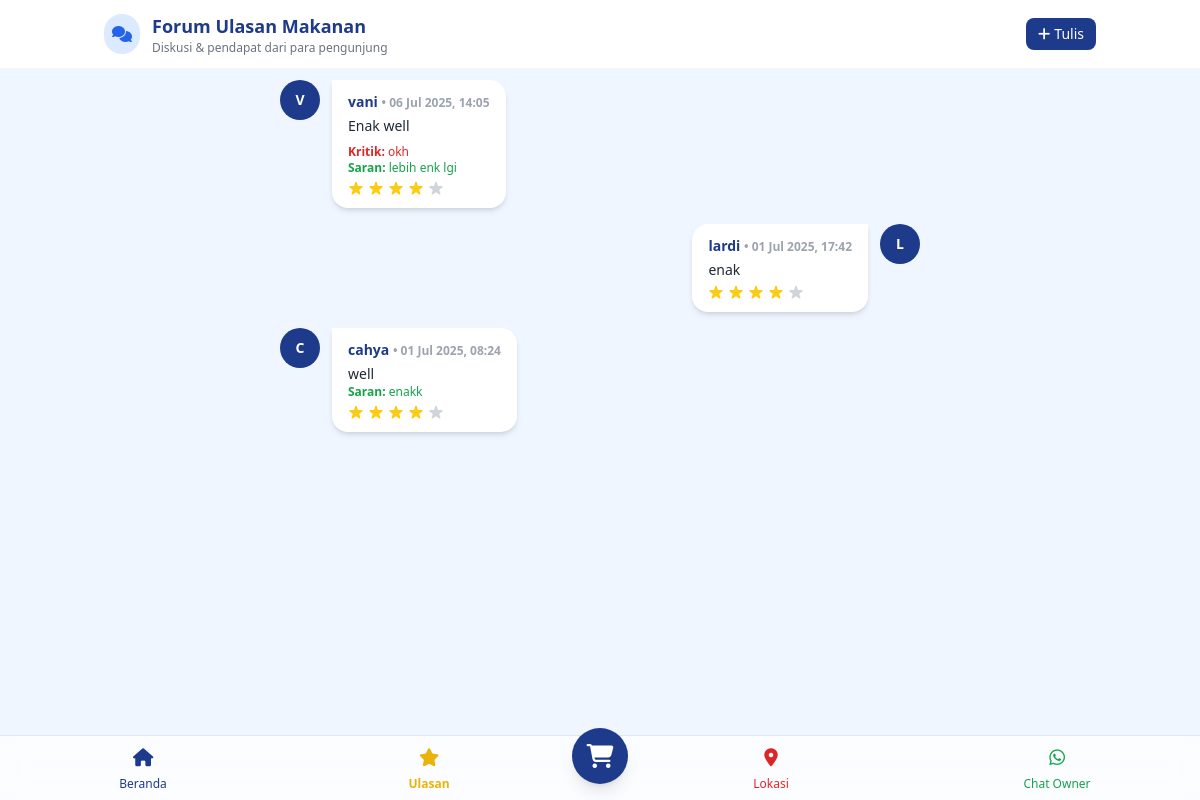
Before: /ulasan.php with the older database file.
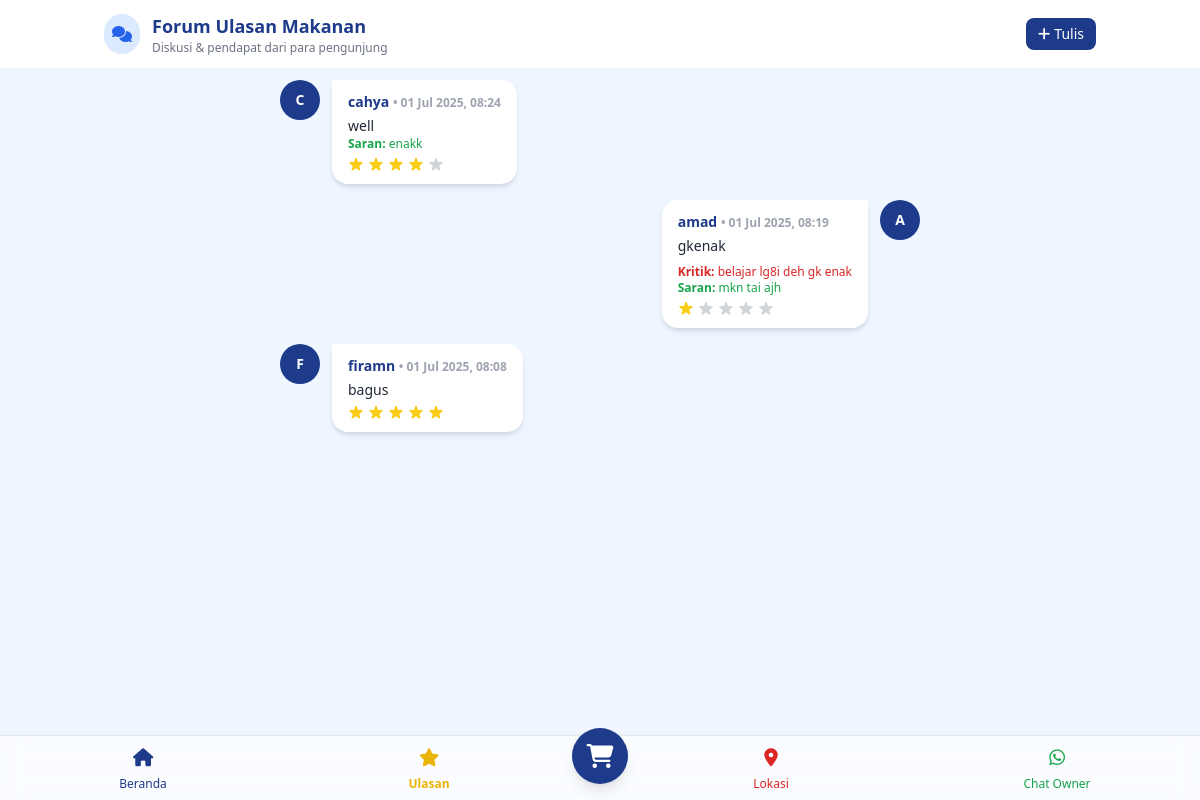
After: the same page with the newer database file.
### tables this page shows
CREATE TABLE `ulasan` (
  `id` int NOT NULL,
  `makanan_id` int NOT NULL,
  `nama_pengulas` varchar(100) NOT NULL,
  `ulasan` text NOT NULL,
  `kritik` text,
  `saran` text,
  `rating` tinyint NOT NULL,
  `tanggal` datetime NOT NULL DEFAULT CURRENT_TIMESTAMP
);

### ulasan.php (the view, shortened to what this page needs)
<?php
include 'config/app.php';
$query_ulasan = mysqli_query($db, "
    SELECT u.*, m.nama_makanan
    FROM ulasan u
    JOIN makanan m ON u.makanan_id = m.id
    ORDER BY u.tanggal DESC
");
?>
<!DOCTYPE html>
<html lang="id">
<head>
    <script src="https://cdn.tailwindcss.com"></script>
    <link rel="stylesheet" href="https://cdnjs.cloudflare.com/ajax/libs/font-awesome/6.5.0/css/all.min.css">
</head>
<body class="bg-blue-50 text-gray-800 min-h-screen" x-data="{ showModal: false }">
    <nav x-data="{ atTop: true }"
        x-init="atTop = window.scrollY <= 0; window.addEventListener('scroll', () => { atTop = window.scrollY <= 0; });"
        :class="atTop ? 'bg-white shadow-none' : 'bg-white/90 shadow backdrop-blur-md'"
        class="fixed top-0 left-0 right-0 z-50 transition-all duration-300 ease-in-out">
        <div class="max-w-5xl mx-auto flex justify-between items-center px-4 py-3 text-blue-900">
            <div class="flex items-center gap-3">
                <div class="bg-blue-100 text-blue-600 p-2 rounded-full">
                    <i class="fas fa-comments"></i>
                </div>
                <div>
                    <h1 class="text-lg font-bold">Forum Ulasan Makanan</h1>
                    <p class="text-xs text-gray-500">Diskusi & pendapat dari para pengunjung</p>
                </div>
            </div>
            <div class="flex items-center gap-3">
                <button @click="showModal = true"
                    class="flex items-center gap-1 bg-blue-900 text-white px-3 py-1.5 rounded-lg  transition text-sm">
                    <i class="fas fa-plus"></i>
                    <span class="hidden sm:inline">Tulis</span>
                </button>
            </div>
        </div>
    </nav>
    <div class="pt-20 max-w-2xl mx-auto px-4 py-8">
        <?php if (mysqli_num_rows($query_ulasan) === 0): ?>
            <div class="bg-white p-6 rounded shadow text-center text-gray-600">
                Belum ada ulasan makanan saat ini.
            </div>
        <?php else: ?>
            <div class="flex flex-col gap-4">
                <?php
                $i = 0;
                while ($ulasan = mysqli_fetch_assoc($query_ulasan)):
                    $isRight = $i % 2 === 1;
                ?>
                    <div class="flex <?= $isRight ? 'justify-end' : 'justify-start' ?>">
                        <div class="flex items-start gap-3 max-w-[90%] <?= $isRight ? 'flex-row-reverse' : '' ?>">
                            <div class="w-10 h-10 rounded-full bg-blue-900 text-white flex items-center justify-center font-bold text-sm shrink-0">
                                <?= strtoupper(substr($ulasan['nama_pengulas'], 0, 1)) ?>
                            </div>
                            <div class="bg-white px-4 py-3 rounded-2xl shadow-md <?= $isRight ? 'rounded-tr-none' : 'rounded-tl-none' ?>">
                                <div class="text-sm font-semibold text-blue-900 mb-1">
                                    <?= htmlspecialchars($ulasan['nama_pengulas']) ?>
                                    <span class="text-gray-400 text-xs"> • <?= date('d M Y, H:i', strtotime($ulasan['tanggal'])) ?></span>
                                </div>
                                <p class="text-sm"><?= nl2br(htmlspecialchars($ulasan['ulasan'])) ?></p>
                                <?php if (!empty($ulasan['kritik'])): ?>
                                    <p class="text-xs text-red-600 mt-2"><strong>Kritik:</strong> <?= nl2br(htmlspecialchars($ulasan['kritik'])) ?></p>
                                <?php endif; ?>
                                <?php if (!empty($ulasan['saran'])): ?>
                                    <p class="text-xs text-green-600"><strong>Saran:</strong> <?= nl2br(htmlspecialchars($ulasan['saran'])) ?></p>
                                <?php endif; ?>
                                <div class="flex gap-1 mt-1">
                                    <?php for ($j = 1; $j <= 5; $j++): ?>
                                        <svg class="w-4 h-4 <?= $j <= $ulasan['rating'] ? 'text-yellow-400' : 'text-gray-300' ?>" fill="currentColor" viewBox="0 0 20 20">
                                            <path d="M9.049 2.927c.3-.921 1.603-.921 1.902 0l1.286 3.975a1 1 0 00.95.69h4.18c.969 0 1.371 1.24.588 1.81l-3.388 2.463a1 1 0 00-.364 1.118l1.286 3.975c.3.921-.755 1.688-1.54 1.118l-3.388-2.463a1 1 0 00-1.176 0l-3.388 2.463c-.784.57-1.838-.197-1.539-1.118l1.286-3.975a1 1 0 00-.364-1.118L2.05 9.402c-.783-.57-.38-1.81.588-1.81h4.18a1 1 0 00.95-.69l1.286-3.975z" />
                                        </svg>
                                    <?php endfor; ?>
                                </div>
                            </div>
                        </div>
                    </div>
                <?php $i++;
                endwhile; ?>
            </div>
        <?php endif; ?>
    </div>
    <?php include 'layout/nav-bottom.php'; ?>
</body>
</html>

### layout/nav-bottom.php (shortened to what this page needs)
<nav class="fixed bottom-0 inset-x-0 bg-white bg-opacity-70 backdrop-blur-md border-t shadow-md z-50">
    <div class="flex justify-between items-center text-sm text-gray-500">
        <a href="index.php" class="flex flex-col items-center justify-center w-full py-2 text-blue-900 <?= basename($_SERVER['PHP_SELF']) == 'index.php' ? 'text-blue-600 font-semibold' : '' ?>">
            <i class="fas fa-home text-lg mb-1"></i>
            <span class="text-xs">Beranda</span>
        </a>
        <a href="ulasan.php" class="flex flex-col items-center justify-center w-full py-2 <?= basename($_SERVER['PHP_SELF']) == 'ulasan.php' ? 'text-yellow-500 font-semibold' : 'text-yellow-500' ?>">
            <i class="fas fa-star text-yellow-500 text-lg mb-1"></i>
            <span class="text-xs">Ulasan</span>
        </a>
        <a href="keranjang.php" class="relative -mt-6">
            <div class="w-14 h-14 bg-blue-900 text-white rounded-full flex items-center justify-center shadow-lg  ">
                <i class="fas fa-shopping-cart text-2xl"></i>
            </div>
        </a>
        <a href="lokasi.php" class="flex flex-col items-center justify-center w-full py-2 <?= basename($_SERVER['PHP_SELF']) == 'lokasi.php' ? 'text-red-600  font-semibold' : 'text-red-600' ?>">
            <i class="fas fa-map-marker-alt text-lg mb-1"></i>
            <span class="text-xs">Lokasi</span>
        </a>
        <a href="https://wa.me/6281217415421" target="_blank" class="flex flex-col items-center justify-center w-full py-2 text-green-600">
            <i class="fab fa-whatsapp text-lg mb-1"></i>
            <span class="text-xs">Chat Owner</span>
        </a>
    </div>
</nav>

Changed rows visible on the page:
removed ulasan: nama_pengulas "V", nama_pengulas "vani", tanggal "06 Jul 2025, 14:05", ulasan "Enak well", kritik "okh", saran "lebih enk lgi", rating 4 (drawn)
removed ulasan: nama_pengulas "L", nama_pengulas "lardi", tanggal "01 Jul 2025, 17:42", ulasan "enak", rating 4 (drawn)
added ulasan: nama_pengulas "A", nama_pengulas "amad", tanggal "01 Jul 2025, 08:19", ulasan "gkenak", kritik "belajar lg8i deh gk enak", saran "mkn tai ajh", rating 1 (drawn)
added ulasan: nama_pengulas "F", nama_pengulas "firamn", tanggal "01 Jul 2025, 08:08", ulasan "bagus", rating 5 (drawn)
